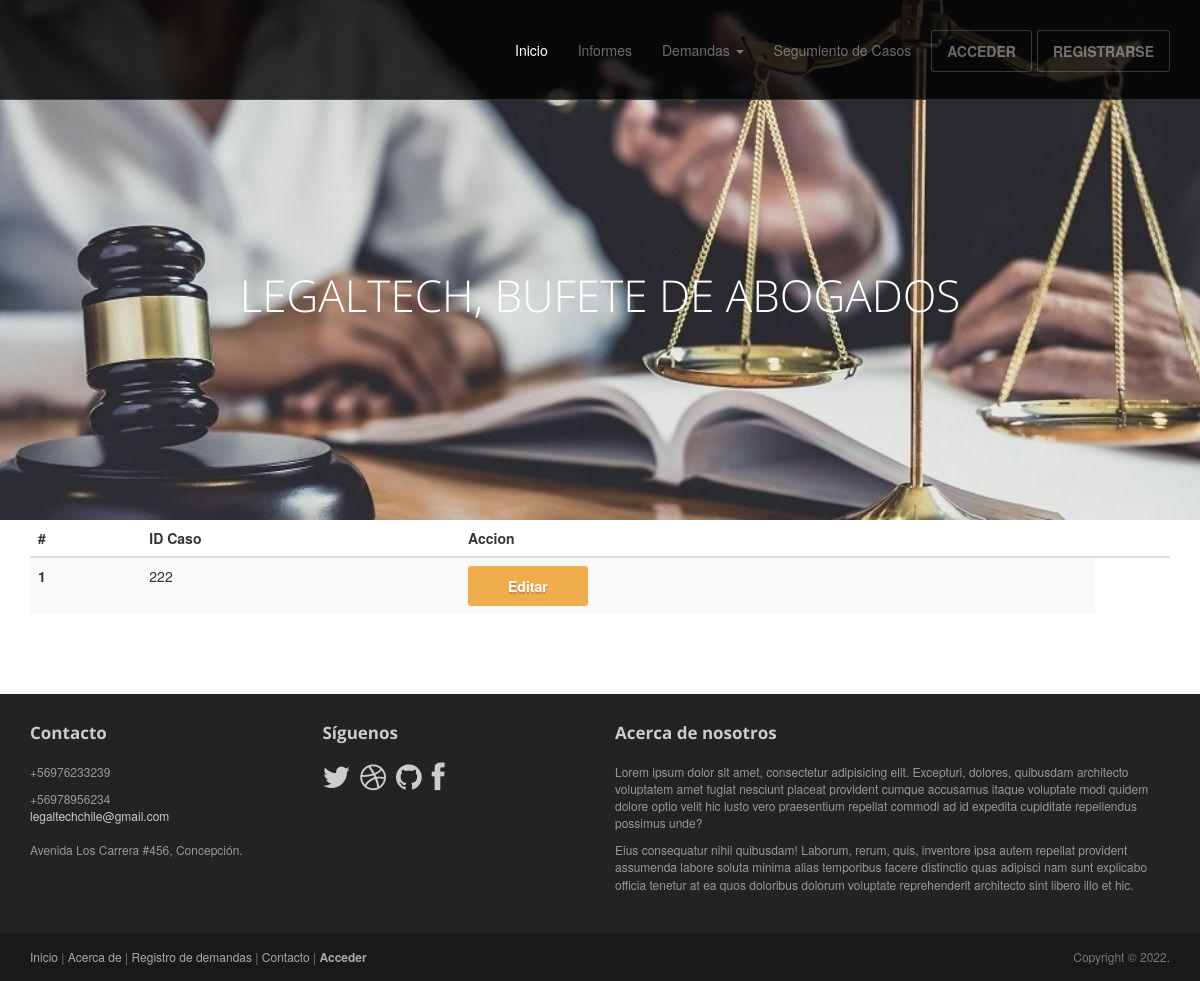
Page /modlista/ on the earlier database version.
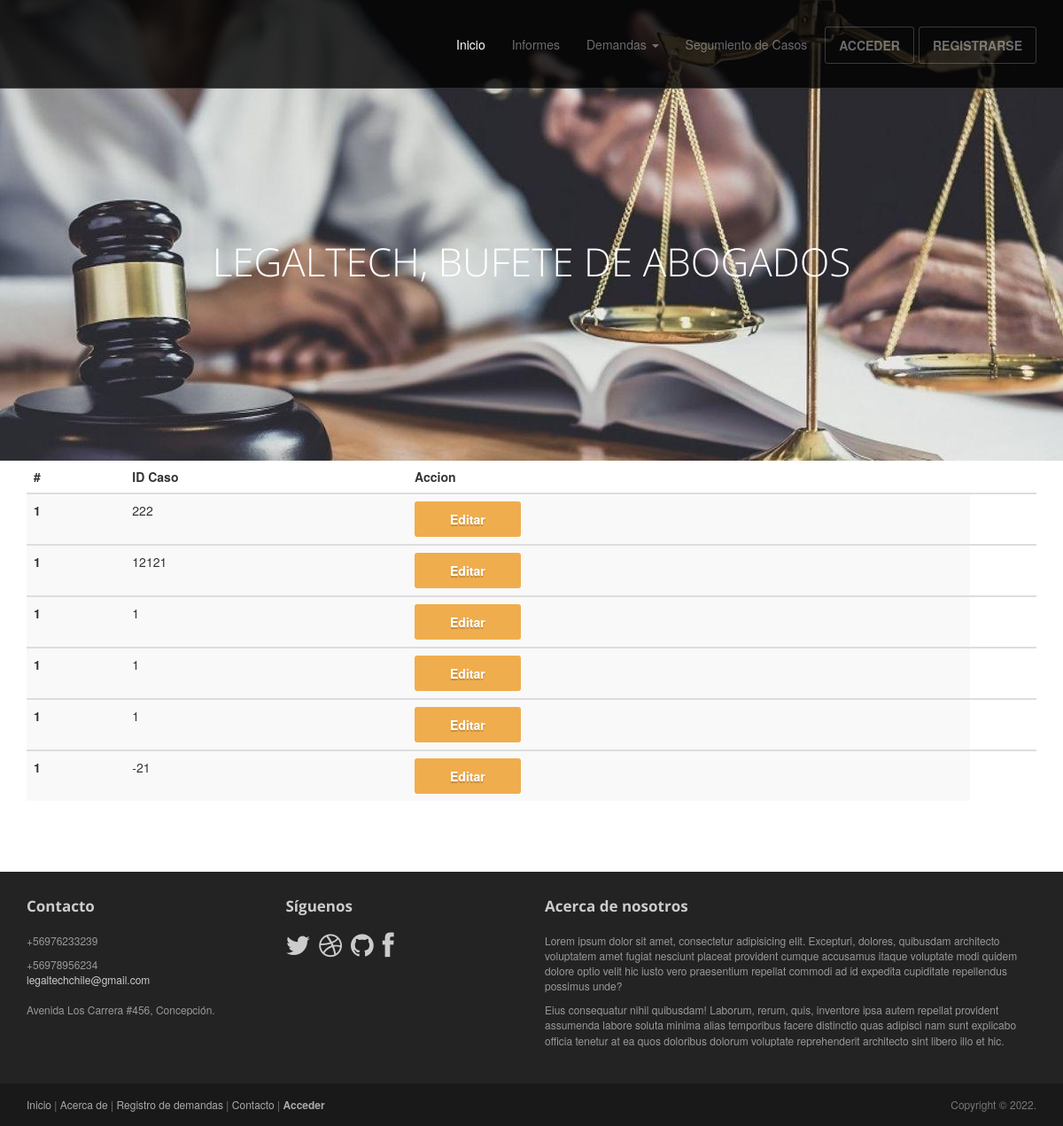
Same page on the later database version.
### applegal/models.py (models this page shows, shortened)
class Demanda(models.Model):
    id_demanda = models.IntegerField()
    author = models.ForeignKey(settings.AUTH_USER_MODEL, on_delete=models.CASCADE)
    fecha = models.DateField(default=timezone.now)
    hora = models.TimeField(default=timezone.now)
    detalle = models.TextField()
    tipodemanda = models.ForeignKey(Tipodemanda, on_delete=models.CASCADE,blank=True,null=True)
    rut1 = models.IntegerField(null=True,blank=True)
    dv1 = models.CharField(max_length=2,null=True,blank=True,default='')
    nombre1 = models.CharField(max_length=25,null=True,blank=True,default='')
    apellido1 = models.CharField(max_length=25,null=True,blank=True,default='')
    telefono1 = models.IntegerField(null=True,blank=True)
    comuna1 = models.ForeignKey(Comuna,related_name='comuna1',on_delete=models.CASCADE,null=True,blank=True)
    rut2 = models.IntegerField(null=True,blank=True)
    dv2 = models.CharField(max_length=2,null=True,blank=True,default='')
    nombre2 = models.CharField(max_length=30,null=True,blank=True,default='')
    apellido2 = models.CharField(max_length=25,null=True,blank=True,default='')
    telefono2 = models.IntegerField(null=True,blank=True)
    comuna2 = models.ForeignKey(Comuna,related_name='comuna2',on_delete=models.CASCADE,null=True,blank=True)

### applegal/views.py (the view)
# urls.py: path('modlista/',views.listaCasosAction,name='modlista'),
def listaCasosAction(request):
    casos = Demanda.objects.all()
    contexto = {
        'casos': casos
    }
    return render(request,'applegal/modificarlista.html',contexto)

### applegal/templates/applegal/modificarlista.html
{% extends 'applegal/base.html' %}
{% block content %}
<header id="head">
    <div class="container">
        <div class="row">
            <h1 class="lead">LEGALTECH, BUFETE DE ABOGADOS</h1>
        </div>
    </div>
</header>
<div class='container'>
    <table class="table table-striped">
      <thead>
        <tr>
          <th scope="col">#</th>
          <th scope="col">ID Caso</th>
          <th scope="col">Accion</th>
          <th scope="col"></th>
        </tr>
      </thead>
      {% for c in casos %}
      <tbody>
        <tr>
          <th scope="row">1</th>
          <td>{{c.id_demanda}}</td>
          <td><a href="{% url 'modificar' c.id%}" class="btn btn-warning">Editar</a></td>
        </tr>
      </tbody>
      {% endfor %}
    </table>
  </div>
{% endblock content %}

Differences in the rows shown:
added Demanda: id_demanda "12121"
added Demanda: id_demanda "1"
added Demanda: id_demanda "1"
added Demanda: id_demanda "1"
added Demanda: id_demanda "-21"
